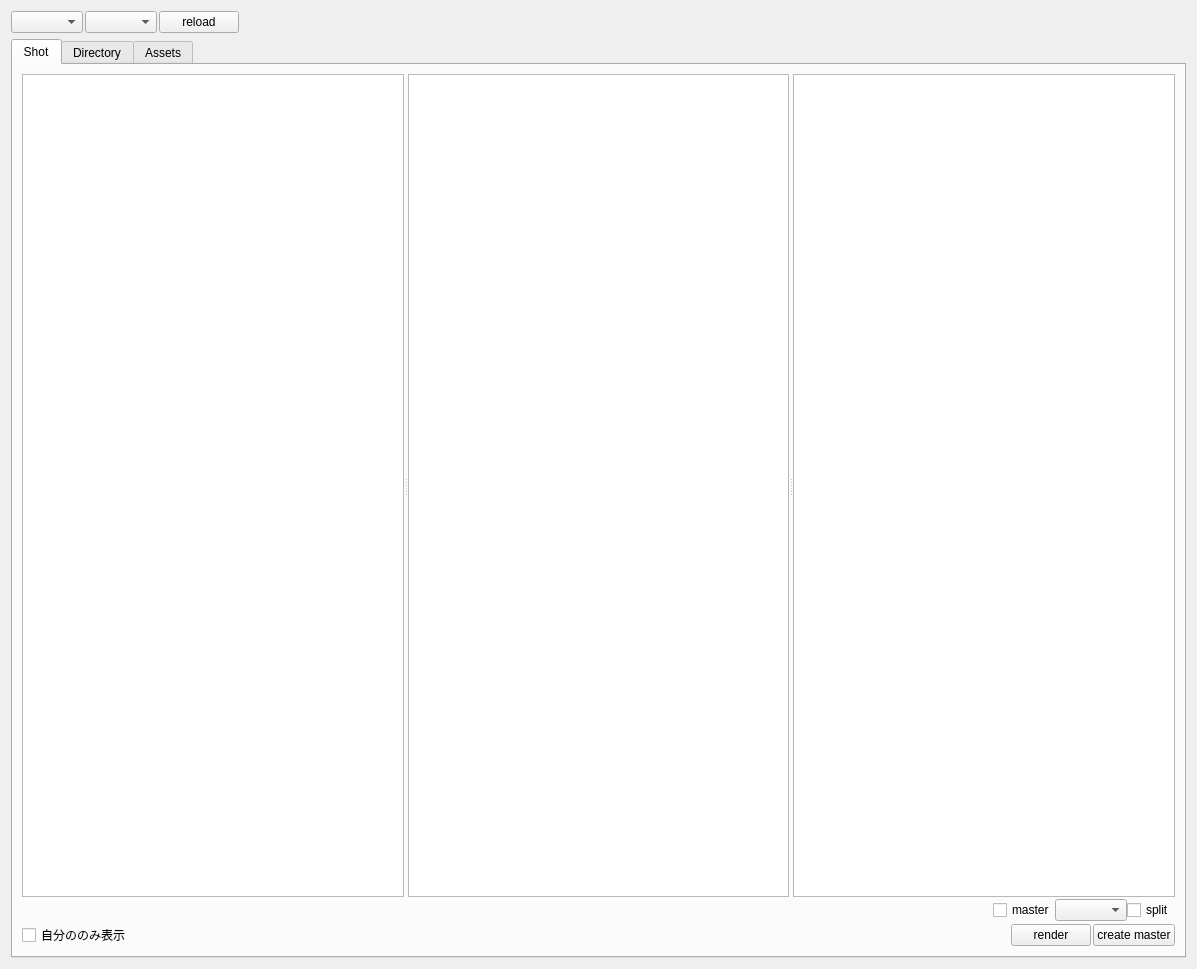
<?xml version="1.0" encoding="UTF-8"?>
<ui version="4.0">
 <class>Form</class>
 <widget class="QWidget" name="Form">
  <property name="geometry">
   <rect>
    <x>0</x>
    <y>0</y>
    <width>1197</width>
    <height>969</height>
   </rect>
  </property>
  <property name="windowTitle">
   <string>Form</string>
  </property>
  <layout class="QGridLayout" name="gridLayout">
   <item row="1" column="0">
    <widget class="QTabWidget" name="tab_widget">
     <property name="currentIndex">
      <number>0</number>
     </property>
     <widget class="QWidget" name="tab">
      <attribute name="title">
       <string>Shot</string>
      </attribute>
      <layout class="QGridLayout" name="gridLayout_2" rowstretch="1,0,0">
       <property name="verticalSpacing">
        <number>2</number>
       </property>
       <item row="0" column="0">
        <widget class="QSplitter" name="splitter">
         <property name="orientation">
          <enum>Qt::Horizontal</enum>
         </property>
         <widget class="QTableWidget" name="scene_table">
          <property name="selectionBehavior">
           <enum>QAbstractItemView::SelectRows</enum>
          </property>
          <attribute name="horizontalHeaderStretchLastSection">
           <bool>true</bool>
          </attribute>
          <attribute name="verticalHeaderVisible">
           <bool>false</bool>
          </attribute>
          <attribute name="verticalHeaderDefaultSectionSize">
           <number>25</number>
          </attribute>
          <attribute name="verticalHeaderMinimumSectionSize">
           <number>25</number>
          </attribute>
         </widget>
         <widget class="QTableWidget" name="shot_table">
          <property name="selectionBehavior">
           <enum>QAbstractItemView::SelectRows</enum>
          </property>
          <attribute name="horizontalHeaderStretchLastSection">
           <bool>true</bool>
          </attribute>
          <attribute name="verticalHeaderVisible">
           <bool>false</bool>
          </attribute>
          <attribute name="verticalHeaderDefaultSectionSize">
           <number>25</number>
          </attribute>
          <attribute name="verticalHeaderMinimumSectionSize">
           <number>25</number>
          </attribute>
         </widget>
         <widget class="QTableWidget" name="asset_table">
          <property name="selectionBehavior">
           <enum>QAbstractItemView::SelectRows</enum>
          </property>
          <attribute name="horizontalHeaderStretchLastSection">
           <bool>true</bool>
          </attribute>
          <attribute name="verticalHeaderVisible">
           <bool>false</bool>
          </attribute>
          <attribute name="verticalHeaderDefaultSectionSize">
           <number>25</number>
          </attribute>
          <attribute name="verticalHeaderMinimumSectionSize">
           <number>25</number>
          </attribute>
         </widget>
        </widget>
       </item>
       <item row="2" column="0">
        <layout class="QHBoxLayout" name="horizontalLayout_4">
         <property name="spacing">
          <number>2</number>
         </property>
         <item>
          <widget class="QCheckBox" name="user_check">
           <property name="text">
            <string>自分ののみ表示</string>
           </property>
          </widget>
         </item>
         <item>
          <spacer name="horizontalSpacer_4">
           <property name="orientation">
            <enum>Qt::Horizontal</enum>
           </property>
           <property name="sizeHint" stdset="0">
            <size>
             <width>40</width>
             <height>20</height>
            </size>
           </property>
          </spacer>
         </item>
         <item>
          <widget class="QPushButton" name="render_btn">
           <property name="text">
            <string>render</string>
           </property>
          </widget>
         </item>
         <item>
          <widget class="QPushButton" name="create_master_btn">
           <property name="text">
            <string>create master</string>
           </property>
          </widget>
         </item>
        </layout>
       </item>
       <item row="1" column="0">
        <layout class="QHBoxLayout" name="horizontalLayout">
         <item>
          <spacer name="horizontalSpacer">
           <property name="orientation">
            <enum>Qt::Horizontal</enum>
           </property>
           <property name="sizeHint" stdset="0">
            <size>
             <width>40</width>
             <height>20</height>
            </size>
           </property>
          </spacer>
         </item>
         <item>
          <widget class="QCheckBox" name="master_check">
           <property name="text">
            <string>master</string>
           </property>
          </widget>
         </item>
         <item>
          <widget class="QComboBox" name="render_scale_combo"/>
         </item>
         <item>
          <widget class="QCheckBox" name="split_check">
           <property name="text">
            <string>split</string>
           </property>
          </widget>
         </item>
        </layout>
       </item>
      </layout>
     </widget>
     <widget class="QWidget" name="tab_2">
      <attribute name="title">
       <string>Directory</string>
      </attribute>
      <layout class="QGridLayout" name="gridLayout_3">
       <item row="0" column="0">
        <widget class="QSplitter" name="directory_splitter">
         <property name="orientation">
          <enum>Qt::Horizontal</enum>
         </property>
         <widget class="QTableWidget" name="record_table">
          <attribute name="horizontalHeaderMinimumSectionSize">
           <number>20</number>
          </attribute>
          <attribute name="horizontalHeaderStretchLastSection">
           <bool>true</bool>
          </attribute>
          <attribute name="verticalHeaderVisible">
           <bool>false</bool>
          </attribute>
          <attribute name="verticalHeaderDefaultSectionSize">
           <number>20</number>
          </attribute>
         </widget>
         <widget class="QTreeWidget" name="directory_tree">
          <column>
           <property name="text">
            <string notr="true">1</string>
           </property>
          </column>
         </widget>
        </widget>
       </item>
      </layout>
     </widget>
     <widget class="QWidget" name="tab_3">
      <attribute name="title">
       <string>Assets</string>
      </attribute>
      <layout class="QGridLayout" name="gridLayout_4" rowstretch="1,0">
       <item row="0" column="0">
        <widget class="QTableWidget" name="exist_asset_table">
         <property name="selectionBehavior">
          <enum>QAbstractItemView::SelectRows</enum>
         </property>
         <attribute name="horizontalHeaderVisible">
          <bool>false</bool>
         </attribute>
         <attribute name="horizontalHeaderMinimumSectionSize">
          <number>20</number>
         </attribute>
         <attribute name="horizontalHeaderStretchLastSection">
          <bool>true</bool>
         </attribute>
         <attribute name="verticalHeaderVisible">
          <bool>false</bool>
         </attribute>
         <attribute name="verticalHeaderDefaultSectionSize">
          <number>20</number>
         </attribute>
        </widget>
       </item>
       <item row="1" column="0">
        <layout class="QHBoxLayout" name="category_check_layout"/>
       </item>
      </layout>
     </widget>
    </widget>
   </item>
   <item row="0" column="0">
    <layout class="QHBoxLayout" name="horizontalLayout_3">
     <property name="spacing">
      <number>2</number>
     </property>
     <item>
      <widget class="QComboBox" name="project_combo"/>
     </item>
     <item>
      <widget class="QComboBox" name="variation_combo"/>
     </item>
     <item>
      <widget class="QPushButton" name="reload_btn">
       <property name="text">
        <string>reload</string>
       </property>
      </widget>
     </item>
     <item>
      <spacer name="horizontalSpacer_3">
       <property name="orientation">
        <enum>Qt::Horizontal</enum>
       </property>
       <property name="sizeHint" stdset="0">
        <size>
         <width>40</width>
         <height>20</height>
        </size>
       </property>
      </spacer>
     </item>
    </layout>
   </item>
  </layout>
 </widget>
 <resources/>
 <connections/>
</ui>
